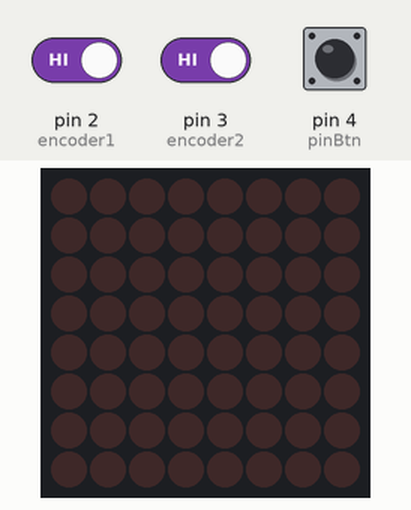
The sketch below on a simulated Arduino Uno, built with avr-gcc and run on an emulated ATmega328P. Shown: 8×8 LED matrix. Inputs (shaded band) come from the test bench; at power-on: pin 4 (pinBtn) LOW, pin 2 (encoder1) HIGH, pin 3 (encoder2) HIGH. What the sketch prints to the serial monitor is not drawn.

Above: at 1.2 s.
1.3 s: pin 4 (pinBtn) pulled HIGH for 0.15 s
At 1.8 s:
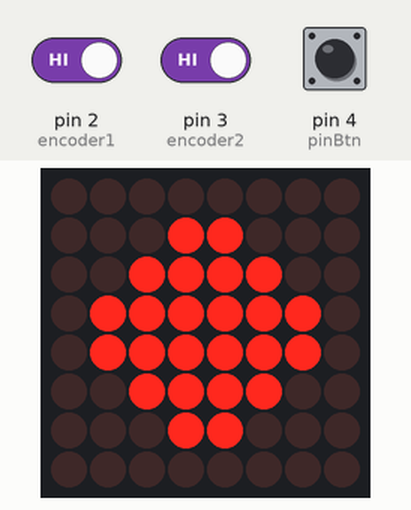
3.4 s: pin 2 (encoder1) driven LOW
At 3.7 s:
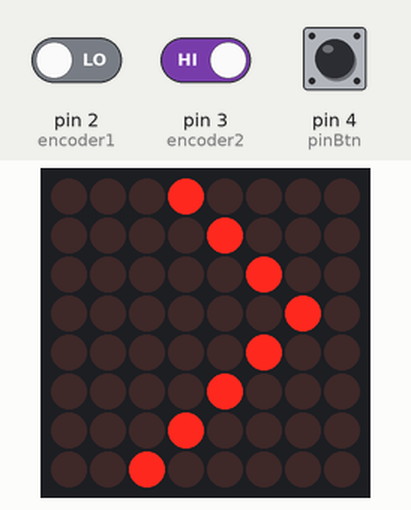
5.4 s: pin 2 (encoder1) driven HIGH
At 5.8 s:
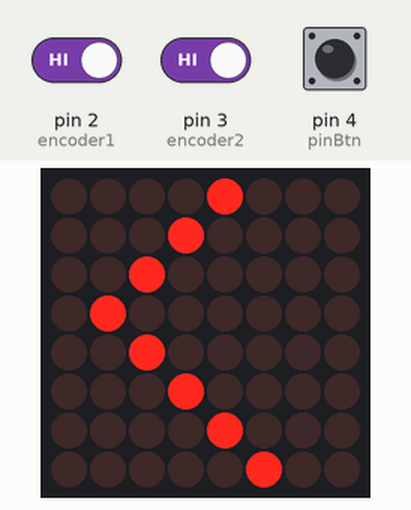
7.4 s: pin 3 (encoder2) driven LOW
Timing chart, 0 to 8.0 s (numbered marks = the images above; inputs shaded):
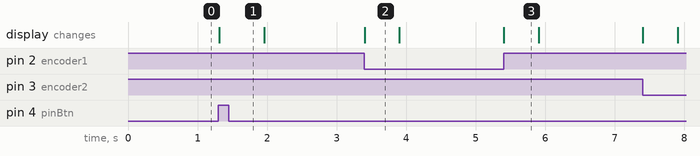

Measured:
- after the input at 1.3 s, the display: changes at once (image 1)
- after the input at 3.4 s, the display: changes at once (image 2)
- after the input at 5.4 s, the display: changes at once (image 3)
- what the display in image 2 shows lasts 0.5 s, from 3.4 s to 3.9 s

The sketch:

oh-controller.ino
```cpp
/*
Led control version
*/

//#include <SoftwareSerial.h>
#include "LedControl.h"
int rx = 10, tx = 0;
//SoftwareSerial mySerial(rx, tx);

//Encoder
volatile int lastEncoded = 0;
volatile long encoderValue = 0;

long lastencoderValue = 0;

int lastMSB = 0;
int lastLSB = 0;

int MSB;
int LSB;

int encoded;
int sum;

int encoder1 = 2, encoder2 = 3;
int pinBtn = 4;

bool state = false; // not click

//Led Display

#define	MAX_DEVICES	1
#define	CLK_PIN		13
#define	DATA_PIN	11
#define	CS_PIN		10

LedControl LM = LedControl(DATA_PIN, CLK_PIN, CS_PIN, MAX_DEVICES);

int animTime = 0; // Delay in ms between turning on each led.
int intervale = 500; // Time in ms that the anim must be shown.
int nextTime;

void setup() {

  Serial.begin(9600);

  //Encoder
  pinMode(encoder1, INPUT);
  pinMode(encoder2, INPUT);
  pinMode(pinBtn, INPUT);

  digitalWrite(encoder1, HIGH);
  digitalWrite(encoder2, HIGH);

  /*
   The MAX72XX is in power-saving mode on startup,
   we have to do a wakeup call
   // Function to go to power-save mode: LM.shutdown(0,true);
   */
  LM.shutdown(0, false);
  /* Set the brightness to a medium values */
  LM.setIntensity(0, 15);
  /* and clear the display */
  LM.clearDisplay(0);


}


void loop() {

  Serial.println(encoderValue);

  MSB = digitalRead(encoder1); //MSB = most significant bit
  LSB = digitalRead(encoder2); //LSB = least significant bit

  encoded = (MSB << 1) | LSB; //converting the 2 pin value to single number
  sum  = (lastEncoded << 2) | encoded; //adding it to the previous encoded value

  if (sum == 0b1101 || sum == 0b0100 || sum == 0b0010 || sum == 0b1011) {
    encoderValue ++;
    writePlus();
    nextTime = millis() + intervale;

  } else if (sum == 0b1110 || sum == 0b0111 || sum == 0b0001 || sum == 0b1000) {
    encoderValue --;
    writeMinus();
    nextTime = millis() + intervale;

  }

  //Click
  state = digitalRead(pinBtn);

  if (state){
    writeClick();
    nextTime = millis() + intervale;
    Serial.print("State= ");
    Serial.println(state);
  }

  lastEncoded = encoded; //store this value for next time

  if (millis() > nextTime ) {
    LM.clearDisplay(0);
  }

}

void writePlus() {
  LM.shutdown(0, false);
  LM.clearDisplay(0);

  LM.setLed(0, 0, 3, true);
  delay(animTime);
  LM.setLed(0, 1, 4, true);
  delay(animTime);
  LM.setLed(0, 2, 5, true);
  delay(animTime);
  LM.setLed(0, 3, 6, true);
  delay(animTime);
  LM.setLed(0, 4, 5, true);
  delay(animTime);
  LM.setLed(0, 5, 4, true);
  delay(animTime);
  LM.setLed(0, 6, 3, true);
  delay(animTime);
  LM.setLed(0, 7, 2, true);
  delay(animTime);

}

void writeMinus() {
  LM.shutdown(0, false);
  LM.clearDisplay(0);

  LM.setLed(0, 0, 4, true);
  delay(animTime);
  LM.setLed(0, 1, 3, true);
  delay(animTime);
  LM.setLed(0, 2, 2, true);
  delay(animTime);
  LM.setLed(0, 3, 1, true);
  delay(animTime);
  LM.setLed(0, 4, 2, true);
  delay(animTime);
  LM.setLed(0, 5, 3, true);
  delay(animTime);
  LM.setLed(0, 6, 4, true);
  delay(animTime);
  LM.setLed(0, 7, 5, true);
  delay(animTime);

}

void writeClick() {

  LM.shutdown(0, false);
  LM.clearDisplay(0);

  LM.setLed(0, 1, 3, true);
  LM.setLed(0, 1, 4, true);
  LM.setLed(0, 2, 2, true);
  LM.setLed(0, 2, 3, true);
  LM.setLed(0, 2, 4, true);
  LM.setLed(0, 2, 5, true);
  LM.setLed(0, 3, 1, true);
  LM.setLed(0, 3, 2, true);
  LM.setLed(0, 3, 3, true);
  LM.setLed(0, 3, 4, true);
  LM.setLed(0, 3, 5, true);
  LM.setLed(0, 3, 6, true);
  LM.setLed(0, 4, 1, true);
  LM.setLed(0, 4, 2, true);
  LM.setLed(0, 4, 3, true);
  LM.setLed(0, 4, 4, true);
  LM.setLed(0, 4, 5, true);
  LM.setLed(0, 4, 6, true);
  LM.setLed(0, 5, 2, true);
  LM.setLed(0, 5, 3, true);
  LM.setLed(0, 5, 4, true);
  LM.setLed(0, 5, 5, true);
  LM.setLed(0, 6, 3, true);
  LM.setLed(0, 6, 4, true);

}
```
